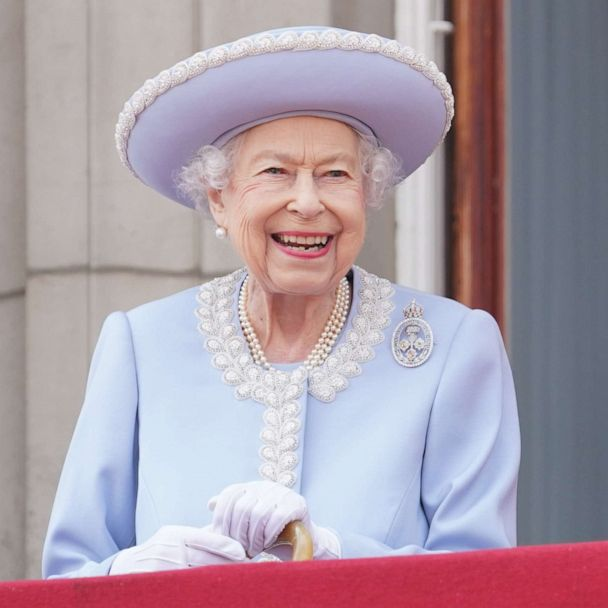
%> input picture DIP_ASSIGNMENT_4/queen.jpg, 608 x 608 px
$ octave RGBPalette.m   (GNU Octave 9; MATLAB toolbox functions it lacks are replaced by stand-ins)
%> lines starting %> are read from the running program, lines starting %| are printed output that depends on the picture; in (x1, y1, x2, y2) boxes, pixels count from 0 and x2, y2 are one past the last pixel; in counts of white or black regions, pixels touching at a corner belong together; the program's own positions count from 1
close all;

img =  im2double(imread("../queen.jpg"));

img_lin = img.^2.2;
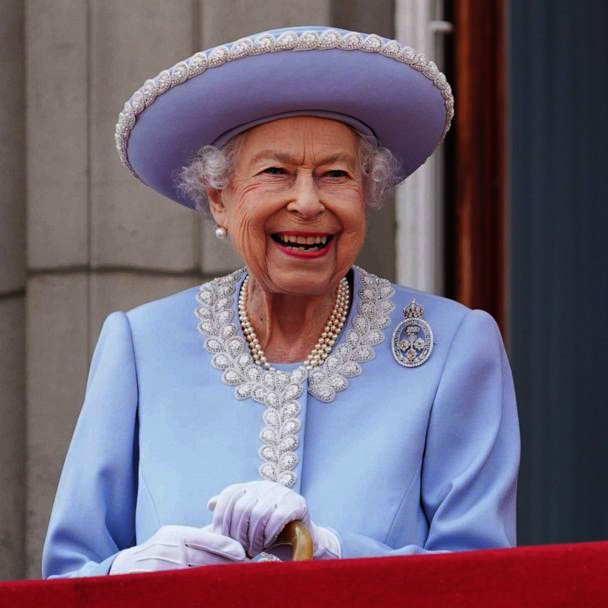
%> img_lin: size 608x608x3 double; mean R, G, B 0.45, 0.392, 0.452
[height, width, ~] = size(img);
%> height = 608; width = 608

% prepare data
redC = img_lin(:,:,1);
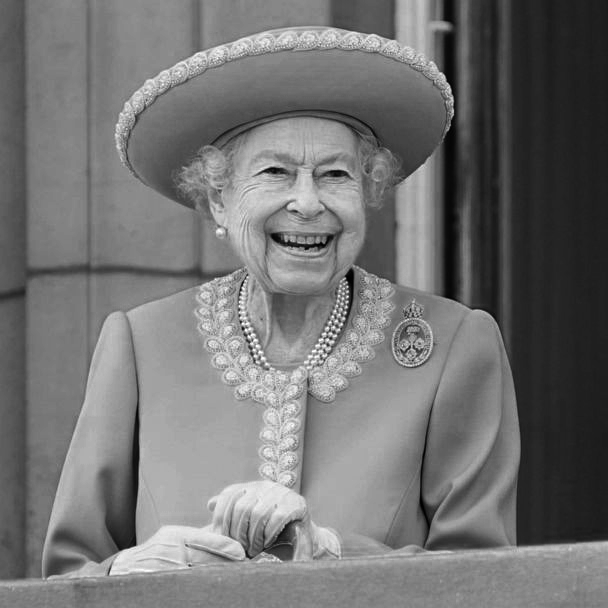
%> redC: size 608x608 double; min 5.69e-05, max 1, mean 0.45
greenC= img_lin(:,:,2);
blueC= img_lin(:,:,3);
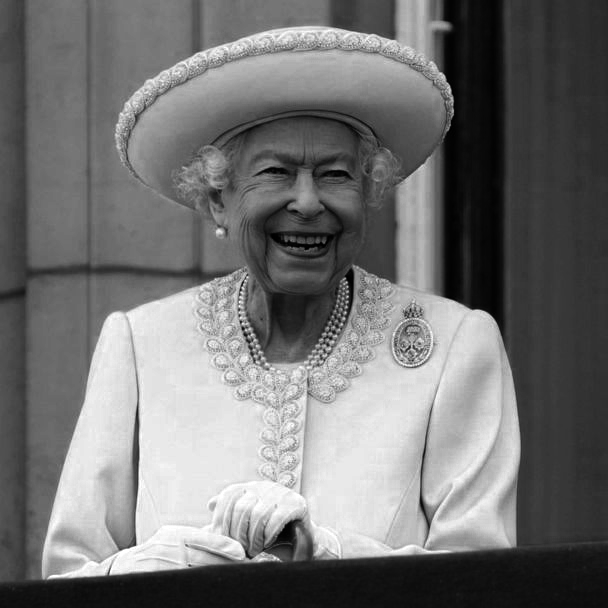
%> blueC: size 608x608 double; min 5.08e-06, max 1, mean 0.452
data = double([redC(:), blueC(:), greenC(:)]);

% perform kmeans on 7 clusters
[idx, centroids] = kmeans(data, 7, Replicates=2);
%> centroids = [0.144 0.208 0.158; 0.679 0.869 0.746; 0.524 0.434 0.44; 0.522 0.0918 0.0594; 0.355 0.309 0.282; 0.169 0.0438 0.0512; 0.499 0.703 0.53]

% make a cell array of classes
classes = cell(1,7);
for i =1:7
    class = reshape(idx==i,height,width);
    classes{i} = class;
end
%> this loop made 7 passes
%> pass 1, `class = reshape(idx==i,height,width);`:
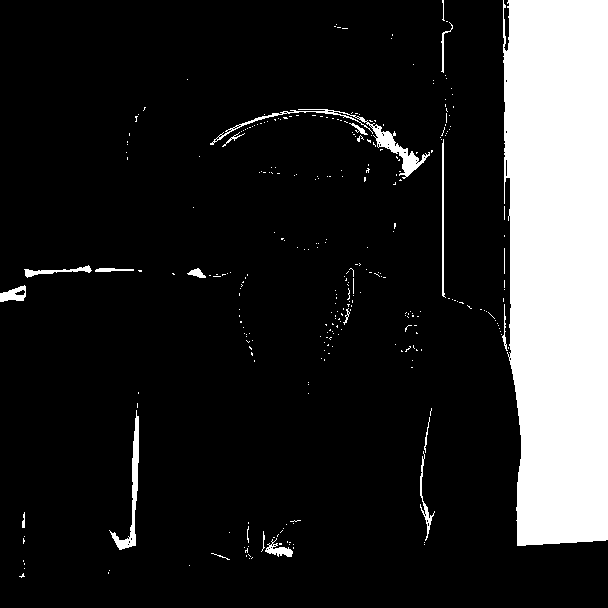
%> class: size 608x608 logical; 15.6% white; 306 white regions (284 under 20 px), largest, box (x1, y1, x2, y2) and area: (503, 0, 608, 546) 52862, (210, 109, 430, 179) 1278, (109, 410, 139, 550) 828
%> pass 3, `class = reshape(idx==i,height,width);`:
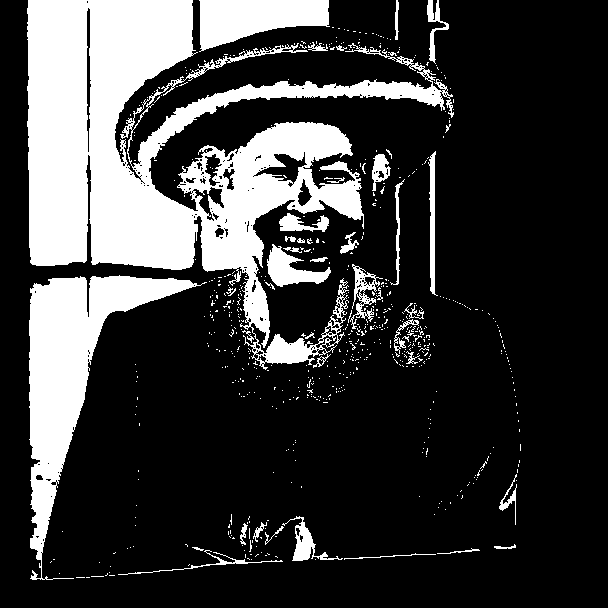
%> class: size 608x608 logical; 23.1% white; 643 white regions (604 under 20 px), largest, box (x1, y1, x2, y2) and area: (27, 0, 454, 370) 57612, (29, 275, 207, 580) 14730, (199, 0, 330, 52) 4411
%> after the loop, classes = 7 items

% show pixels of img_lin where class1,2,3,... == 1
pics = cell(1,7);
res = cell(1,7);
for i = 1:length(classes)
    cur = classes{i};

    out_red = cur .* img_lin(:,:,1);
    out_green= cur .* img_lin(:,:,2);
    out_blue= cur .* img_lin(:,:,3);
    pic_out = cat(3, out_red, out_green, out_blue);

    pics{i} = pic_out;

    out_red(out_red == 0) = NaN;
    out_green(out_green == 0) = NaN;
    out_blue(out_blue == 0) = NaN;

    out = cat(3, out_red, out_green, out_blue);
    out = rgb2hsv(out);

    res{i} = out;
end
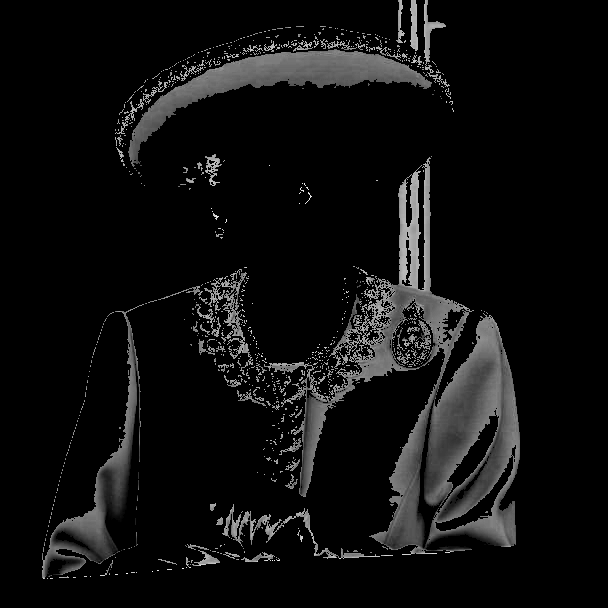
%> out_red: size 608x608 double; 86.43% of the values are NaN or infinite; the others: min 0.223, max 0.851, mean 0.499; drawn with min black, max white, NaN and infinite black
%> after the loop, pics = 7 items; res = 7 items

% get the average values
avg_list = cell(1,7);
for i = 1:length(res)
    wdw = img_lin;
    wdw(:,:,1) = centroids(i,1);
    wdw(:,:,2) = centroids(i,3); % this bothers me a lot
    wdw(:,:,3) = centroids(i,2);

    avg_list{i} = wdw;
end
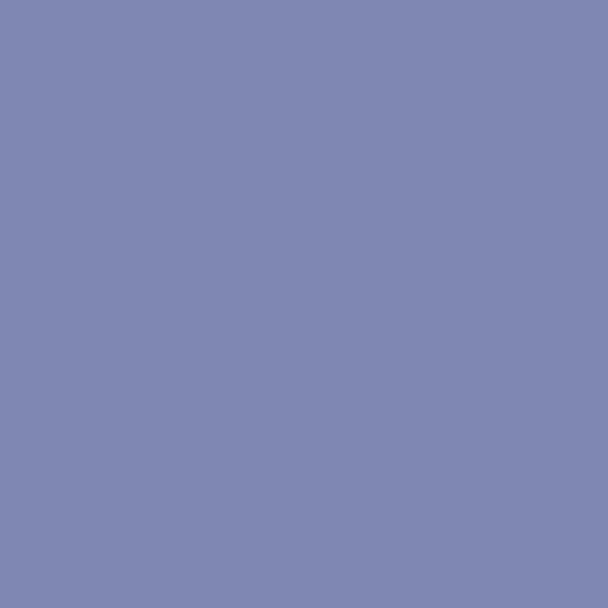
%> wdw: size 608x608x3 double; mean R, G, B 0.499, 0.53, 0.703
%> after the loop, avg_list = 7 items

collated = [pics, avg_list];
%> collated = 14 items
montage(collated,Size=[2 NaN],BorderSize=[2,2],BackgroundColor=[1,1,1]);

$ run again, with DIP_ASSIGNMENT_4/color.jpg copied over DIP_ASSIGNMENT_4/queen.jpg
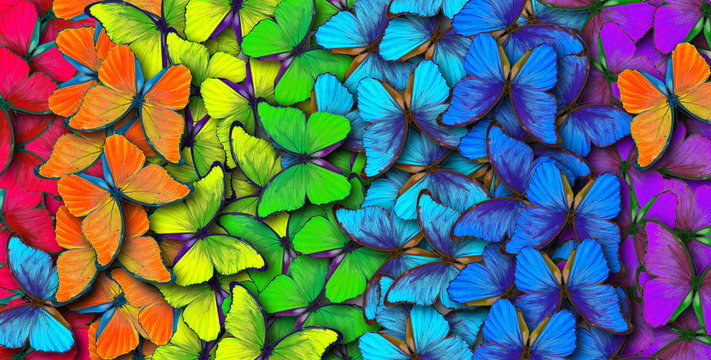
%> input picture DIP_ASSIGNMENT_4/color.jpg, 711 x 360 px
%> centroids = [0.00857 0.87 0.428; 0.0564 0.0895 0.0567; 0.899 0.028 0.162; 0.102 0.02 0.526; 0.483 0.041 0.136; 0.125 0.575 0.119; 0.617 0.00634 0.823]
%> after the loop `for i =1:7`: classes = 7 items
%> the loop `for i = 1:length(classes)` made 7 passes
%> the loop `for i = 1:length(res)` made 7 passes
%> after the loop `for i = 1:length(res)`:
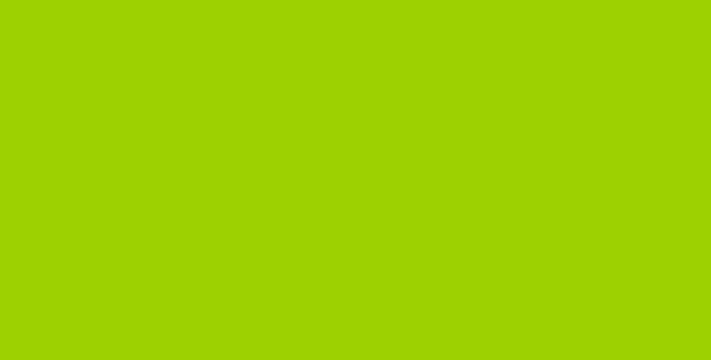
%> wdw: size 360x711x3 double; mean R, G, B 0.617, 0.823, 0.00634
%> collated = 14 items
%> `montage(collated,Size=[2 NaN],BorderSize=[2,2],BackgroundColor=[1,1,1]);`:
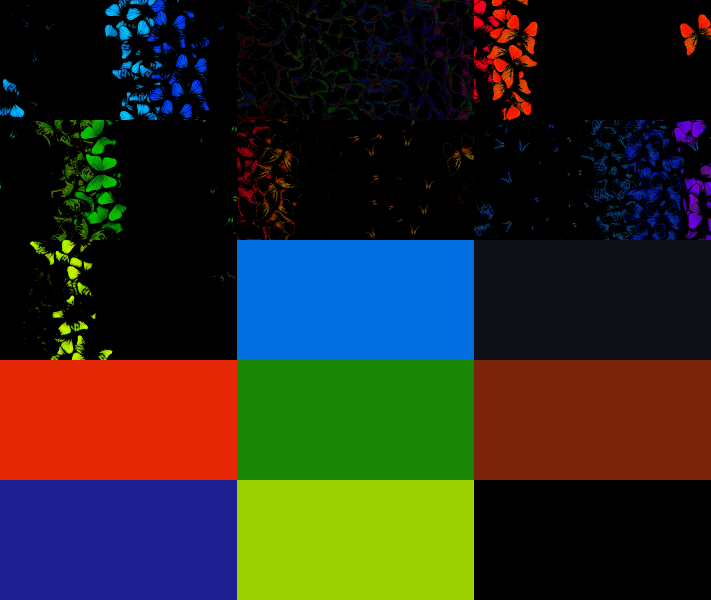
%> displayed picture: size 1800x2133x3, on the screen's scale of 0 to 255 (shown at 1/3 size); mean R, G, B 42.7, 42.1, 31.9

$ run again, with DIP_ASSIGNMENT_4/happy.jpg copied over DIP_ASSIGNMENT_4/queen.jpg
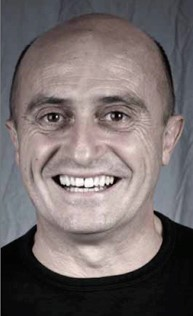
%> input picture DIP_ASSIGNMENT_4/happy.jpg, 193 x 316 px
%> centroids = [0.00537 0.00457 0.00428; 0.639 0.506 0.527; 0.0973 0.0961 0.0867; 0.806 0.681 0.704; 0.363 0.275 0.285; 0.498 0.38 0.397; 0.225 0.2 0.194]
%> after the loop `for i =1:7`: classes = 7 items
%> the loop `for i = 1:length(classes)` made 7 passes
%> the loop `for i = 1:length(res)` made 7 passes
%> after the loop `for i = 1:length(res)`:
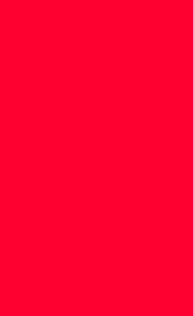
%> wdw: size 316x193x3 double; mean R, G, B 0.225, 0.194, 0.2; drawn with min black and max white
%> collated = 14 items
%> `montage(collated,Size=[2 NaN],BorderSize=[2,2],BackgroundColor=[1,1,1]);`:
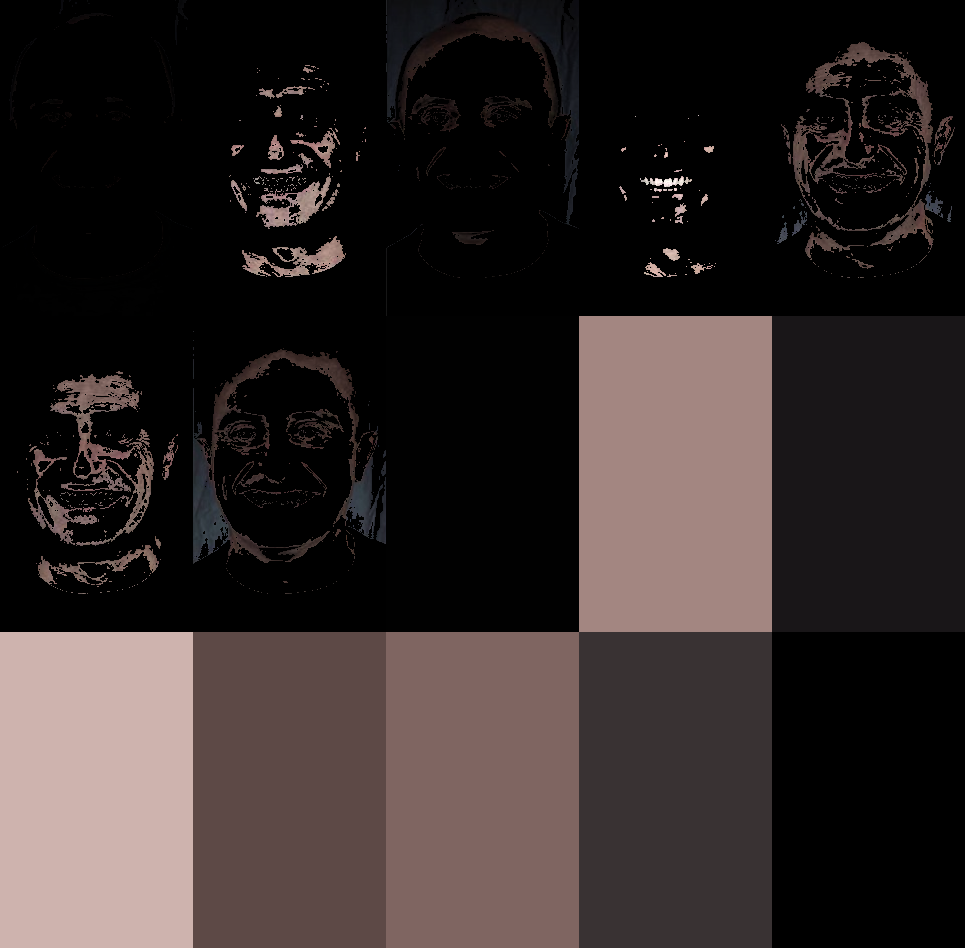
%> displayed picture: size 948x965x3, on the screen's scale of 0 to 255; mean R, G, B 49, 40.8, 39.8

$ run again, with DIP_ASSIGNMENT_4/sad.jpg copied over DIP_ASSIGNMENT_4/queen.jpg
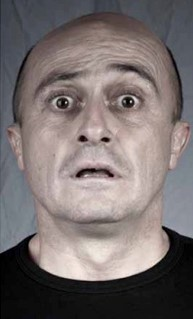
%> input picture DIP_ASSIGNMENT_4/sad.jpg, 193 x 319 px
%> centroids = [0.00642 0.00539 0.0051; 0.468 0.355 0.376; 0.09 0.0909 0.0811; 0.762 0.62 0.662; 0.6 0.476 0.501; 0.22 0.192 0.19; 0.339 0.271 0.279]
%> after the loop `for i =1:7`: classes = 7 items
%> the loop `for i = 1:length(classes)` made 7 passes
%> the loop `for i = 1:length(res)` made 7 passes
%> collated = 14 items
%> `montage(collated,Size=[2 NaN],BorderSize=[2,2],BackgroundColor=[1,1,1]);`:
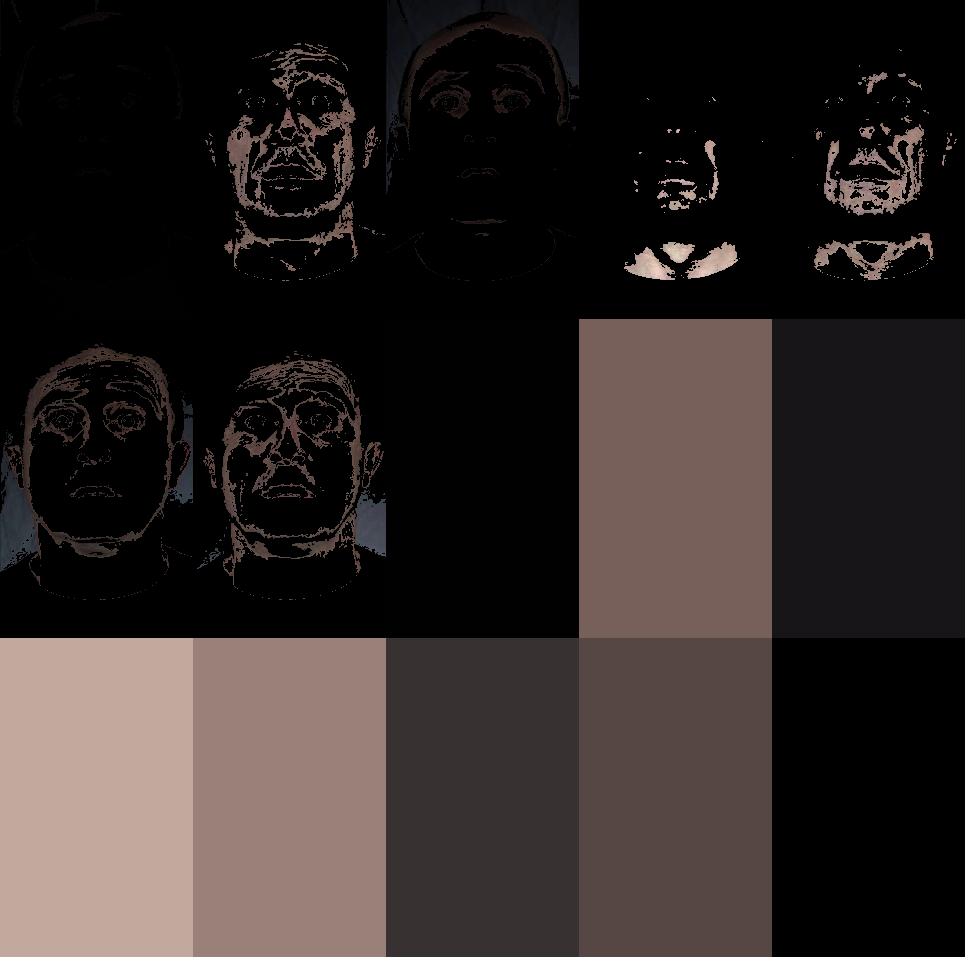
%> displayed picture: size 957x965x3, on the screen's scale of 0 to 255; mean R, G, B 46.7, 39.4, 37.7
